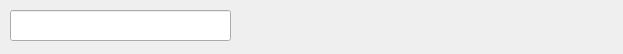
<?xml version="1.0" encoding="UTF-8"?>
<ui version="4.0">
 <class>dir_list</class>
 <widget class="QWidget" name="dir_list">
  <property name="geometry">
   <rect>
    <x>0</x>
    <y>0</y>
    <width>623</width>
    <height>54</height>
   </rect>
  </property>
  <property name="windowTitle">
   <string>Form</string>
  </property>
  <widget class="QLineEdit" name="dir_name">
   <property name="geometry">
    <rect>
     <x>10</x>
     <y>10</y>
     <width>221</width>
     <height>31</height>
    </rect>
   </property>
  </widget>
 </widget>
 <resources/>
 <connections/>
</ui>
